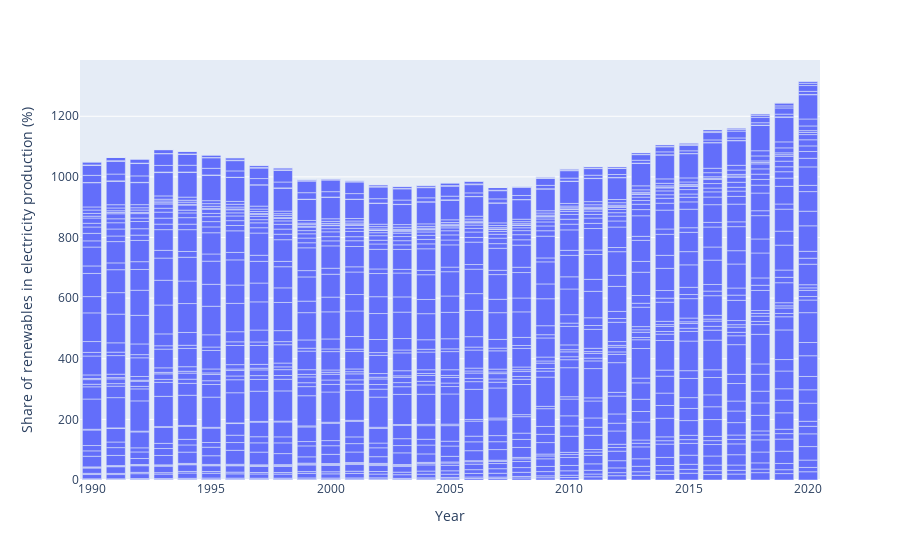

The code cell stored with this chart in its notebook:
### Code cell
fig

### Figure 1 — Plotly figure (JSON) as saved in the notebook; plotly's stock layout.template omitted (floating-point values rounded to 4 significant figures; data arrays with more than 128 entries replaced by an {"elided": "..."} marker saying what was removed)
{"data": [{"alignmentgroup": "True", "hovertemplate": "Year=%{x}<br>Share of renewables in electricity production (%)=%{y}<extra></extra>", "legendgroup": "", "marker": {"color": "#636efa", "pattern": {"shape": ""}}, "name": "", "offsetgroup": "", "orientation": "v", "showlegend": false, "textposition": "auto", "type": "bar", "x": {"elided": "1364 int values"}, "xaxis": "x", "y": {"elided": "1364 float values"}, "yaxis": "y"}], "layout": {"barmode": "relative", "legend": {"tracegroupgap": 0}, "margin": {"t": 60}, "xaxis": {"anchor": "y", "domain": [0, 1], "title": {"text": "Year"}}, "yaxis": {"anchor": "x", "domain": [0, 1], "title": {"text": "Share of renewables in electricity production (%)"}}}}
